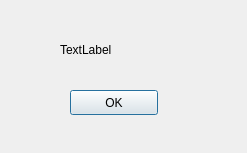
<?xml version="1.0" encoding="UTF-8"?>
<ui version="4.0">
 <class>InformationForm</class>
 <widget class="QDialog" name="InformationForm">
  <property name="geometry">
   <rect>
    <x>0</x>
    <y>0</y>
    <width>247</width>
    <height>153</height>
   </rect>
  </property>
  <property name="windowTitle">
   <string>Dialog</string>
  </property>
  <widget class="QPushButton" name="pushButton">
   <property name="geometry">
    <rect>
     <x>70</x>
     <y>90</y>
     <width>88</width>
     <height>25</height>
    </rect>
   </property>
   <property name="text">
    <string>OK</string>
   </property>
  </widget>
  <widget class="QLabel" name="label">
   <property name="geometry">
    <rect>
     <x>60</x>
     <y>40</y>
     <width>151</width>
     <height>20</height>
    </rect>
   </property>
   <property name="text">
    <string>TextLabel</string>
   </property>
  </widget>
 </widget>
 <resources/>
 <connections/>
</ui>
